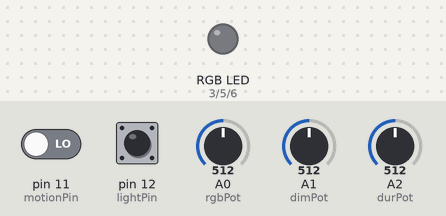
A sketch run on a simulated Arduino Uno, built with avr-gcc and run on an emulated ATmega328P. Parts: an RGB LED mixed from three pins (HIGH = lit). Inputs (shaded band) come from the test bench; at power-on: pin 11 (motionPin) LOW, A0 (rgbPot) = 512, A1 (dimPot) = 512, A2 (durPot) = 512, pin 12 (lightPin) HIGH. Dim RGB values are drawn brighter than linear.

Above: at 1.2 s.
1.3 s: pin 11 (motionPin) driven HIGH
At 4.1 s:
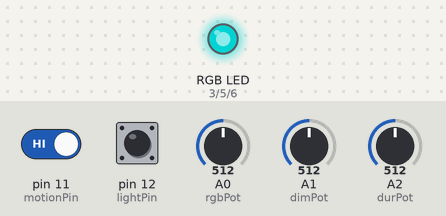
4.3 s: A0 (rgbPot) set to 716
At 4.6 s:
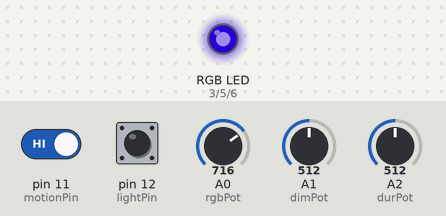
5.8 s: A1 (dimPot) set to 716
At 6.9 s:
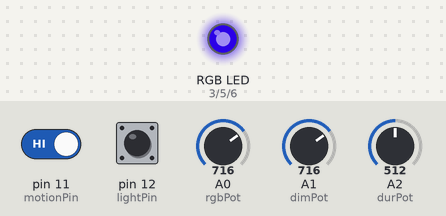
7.3 s: A0 (rgbPot) set to 900
At 8.1 s:
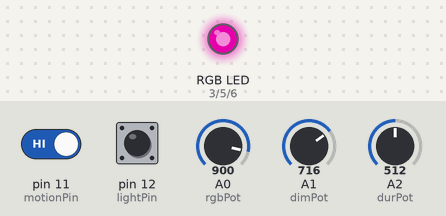
8.8 s: A2 (durPot) set to 12
10.3 s: A2 (durPot) set to 9
At 38.8 s:
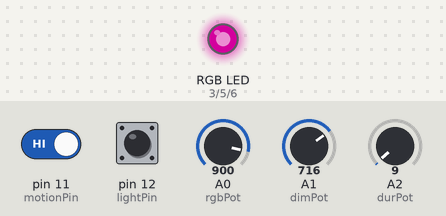
Timing chart, 0 to 39.7 s (numbered marks = the images above; inputs shaded):
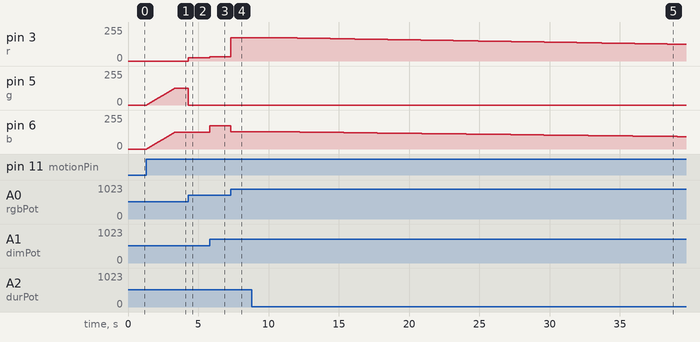

Measured:
- the behaviour switches between 11 and 10 on A2 (durPot) (found by bisection; images 4 and 5)
- after the input at 1.3 s, pin 5 (g), pin 6 (b): moves from 0/255 to 127/255 over 2.0 s, starting at once
- after the input at 4.3 s, pin 3 (r): 0/255 → 24/255 at once; pin 5 (g): 127/255 → 0/255 at once
- after the input at 5.8 s, pin 3 (r): 24/255 → 33/255 at once; pin 6 (b): 127/255 → 175/255 at once
- after the input at 7.3 s, pin 3 (r): 33/255 → 175/255 at once; pin 6 (b): 175/255 → 130/255 at once
- after the input at 8.8 s, every drawn part: stays the same
- after the input at 10.3 s, pin 3 (r): moves from 175/255 to 125/255 over 28.7 s, starting after 0.56 s; pin 6 (b): moves from 130/255 to 93/255 over 28.4 s, starting after 0.33 s

The sketch:

Nightlight.ino
```cpp
const int rgbPot = A0;
const int dimPot = A1;
const int durPot = A2;
const int motionPin = 11;
const int lightPin = 12;

const int r = 3;
const int g = 5;
const int b = 6;

const int pwmMin = 0;
const int pwmMax = 255;

int on = 0;
float fade = 0;
float fadeMod = 0.0;

unsigned long lastTime = 0.0;
unsigned long timePassed = 0.0;

void setup() {
  Serial.begin(9600);

  pinMode(rgbPot, INPUT);
  pinMode(dimPot, INPUT);
  pinMode(durPot, INPUT);
  pinMode(motionPin, INPUT);
  pinMode(lightPin, INPUT);

  pinMode(r, OUTPUT);
  pinMode(g, OUTPUT);
  pinMode(b, OUTPUT);
}

void loop() {
  int rgbValue = analogRead(rgbPot);
  int dimValue = analogRead(dimPot);
  int durValue = analogRead(durPot);
  int motionValue = digitalRead(motionPin);
  int lightValue = !digitalRead(lightPin);

  unsigned long currentTime = millis();
  unsigned long deltaTime = currentTime - lastTime;
  lastTime = currentTime;

  int timeRange = map(durValue, 0, 1023, 0, 100);
  double delayTime = 300000.0 * (timeRange / 100.0);
  if (motionValue && (!lightValue || fade > 0)) {
    on = 1;
    timePassed = 0.0;
  }

  if (on) {
    timePassed += deltaTime;
  }

  if (timePassed > delayTime) {
    on = 0;
    timePassed = 0.0;
  }

  if (!on && fade > 0) {
    fadeMod = -0.00001;
  } else if (on && fade < 1) {
    fadeMod = 0.0005;
  } else {
    fadeMod = 0.0;
  }
  fade += fadeMod;

  int rValue = 1;
  int gValue = 1;
  int bValue = 1;

  int range = map(rgbValue, 0, 1023, pwmMin, pwmMax);
  int rgbRange = map(range, pwmMin, pwmMax, 0, 6); //allows for pot to trigger the different cases
  int dimRange = map(dimValue, 0, 1023, 0, 100);
  float dimPercent = dimRange / 100.0;

  int gUp = map(range, 0, 42, pwmMin, pwmMax); //0 - green value full range rise mapped to 0-42 on pot
  int rDown = map(range, 43, 84, pwmMax, pwmMin); //1 - red value full range rise mapped to 43-84 on pot
  int bUp = map(range, 85, 127, pwmMin, pwmMax); //2 - blue value full range rise mapped to 85-127 on pot
  int gDown = map(range, 128, 169, pwmMax, pwmMin); //3 - green value full range fall mapped to 128-169 on pot
  int rUp = map(range, 170, 212, pwmMin, pwmMax); //4 - red value full range fall mapped to 170-212 on pot
  int bDown = map(range, 213, 255, pwmMax, pwmMin); //5 - blue value full range fall mapped to 213-255 on pot
  switch (rgbRange) {
    case 0:
      analogWrite(g, gUp * dimPercent * fade);
      analogWrite(r, pwmMax * dimPercent * fade); //for full low &/or high just using digitalWrite rather than storing analog value
      digitalWrite(b, LOW);
      break;
    case 1:
      analogWrite(r, rDown * dimPercent * fade);
      analogWrite(g, pwmMax * dimPercent * fade);
      digitalWrite(b, LOW);
      break;
    case 2:
      analogWrite(b, bUp * dimPercent * fade);
      analogWrite(g, pwmMax * dimPercent * fade);
      digitalWrite(r, LOW);
      break;
    case 3:
      analogWrite(g, gDown * dimPercent * fade);
      analogWrite(b, pwmMax * dimPercent * fade);
      digitalWrite(r, LOW);
      break;
    case 4:
      analogWrite(r, rUp * dimPercent * fade);
      analogWrite(b, pwmMax * dimPercent * fade);
      digitalWrite(g, LOW);
      break;
    case 5:
      analogWrite(b, bDown * dimPercent * fade);
      analogWrite(r, pwmMax * dimPercent * fade);
      digitalWrite(g, LOW);
      break;
  }
}
```
